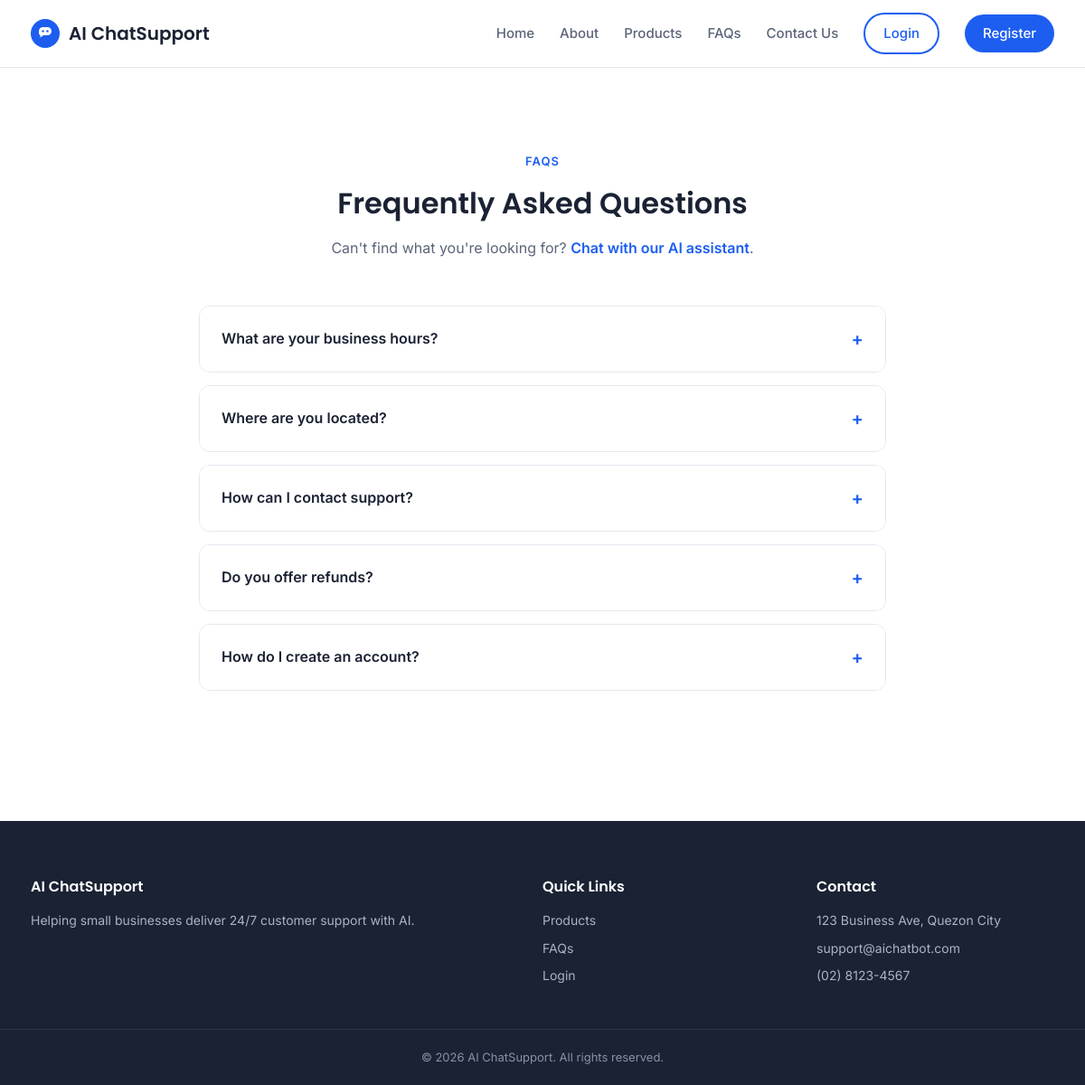
The app's page /faq.php with its own data.
### tables this page shows
CREATE TABLE IF NOT EXISTS faqs (
    id          INT AUTO_INCREMENT PRIMARY KEY,
    question    VARCHAR(255) NOT NULL,
    answer      TEXT         NOT NULL,
    created_by  INT          DEFAULT NULL,
    created_at  DATETIME DEFAULT CURRENT_TIMESTAMP,
    updated_at  DATETIME DEFAULT CURRENT_TIMESTAMP ON UPDATE CURRENT_TIMESTAMP,
    FOREIGN KEY (created_by) REFERENCES admins(id) ON DELETE SET NULL
);

### auth.php (called while the page is built, shortened)
<?php
function is_logged_in() {
    return isset($_SESSION['user_id']);
}

### functions.php (called while the page is built, shortened)
<?php
function e($string) {
    return htmlspecialchars($string ?? '', ENT_QUOTES, 'UTF-8');
}

### faq.php (the view, shortened to what this page needs)
<?php
require_once __DIR__ . '/includes/db_connect.php';
require_once __DIR__ . '/includes/functions.php';
require_once __DIR__ . '/includes/auth.php';
$faqs = $conn->query("SELECT * FROM faqs ORDER BY id ASC");
require_once __DIR__ . '/includes/header.php';
?>
<section class="section">
  <div class="container">
    <div class="section-head">
      <span class="eyebrow">FAQs</span>
      <h2>Frequently Asked Questions</h2>
      <p>Can't find what you're looking for? <a href="<?php echo is_logged_in() ? 'chat.php' : 'register.php'; ?>" style="color:var(--primary); font-weight:600;">Chat with our AI assistant</a>.</p>
    </div>
    <div class="accordion">
      <?php if ($faqs && $faqs->num_rows > 0): ?>
        <?php while ($f = $faqs->fetch_assoc()): ?>
          <div class="accordion-item">
            <div class="accordion-question">
              <span><?php echo e($f['question']); ?></span>
              <span class="icon">+</span>
            </div>
          </div>
        <?php endwhile; ?>
      <?php else: ?>
        <p>No FAQs available yet.</p>
      <?php endif; ?>
    </div>
  </div>
</section>
<?php require_once __DIR__ . '/includes/footer.php'; ?>

### style.css (style rules this page uses)
:root { --primary: #1D5EF0; --primary-dark: #1443B3; --primary-light: #E8F0FE; --accent: #4FD1C5; --text-dark: #1A2233; --text-grey: #5B6479; --border: #E3E8F0; --white: #FFFFFF; --bg-soft: #F5F8FF; --danger: #E5484D; --success: #12B76A; --radius: 14px; --shadow: 0 6px 24px rgba(29, 94, 240, 0.08); --shadow-hover: 0 12px 32px rgba(29, 94, 240, 0.16); }
* { box-sizing: border-box; margin: 0; padding: 0; }
body { font-family: 'Inter', sans-serif; color: var(--text-dark); background: var(--white); line-height: 1.6; }
h1, h2, h3, h4, .brand span { font-family: 'Poppins', sans-serif; font-weight: 600; }
a { text-decoration: none; color: inherit; }
.container { max-width: 1180px; margin: 0 auto; padding: 0 24px; }
.section { padding: 90px 0; }
.section-head { text-align: center; max-width: 620px; margin: 0 auto 50px; }
.section-head h2 { font-size: 32px; margin-bottom: 12px; }
.section-head p { color: var(--text-grey); }
.eyebrow { display: inline-block; color: var(--primary); font-weight: 600; font-size: 13px; letter-spacing: 1px; text-transform: uppercase; margin-bottom: 10px; }
.accordion { max-width: 760px; margin: 0 auto; }
.accordion-item { border: 1px solid var(--border); border-radius: 12px; margin-bottom: 14px; overflow: hidden; }
.accordion-question { display: flex; align-items: center; justify-content: space-between; padding: 20px 24px; cursor: pointer; font-weight: 600; background: var(--white); transition: background 0.15s ease; }
.accordion-question .icon { transition: transform 0.2s ease; color: var(--primary); font-size: 20px; }

### records on screen
faqs: question "What are your business hours?"
faqs: question "Where are you located?"
faqs: question "How can I contact support?"
faqs: question "Do you offer refunds?"
faqs: question "How do I create an account?"
